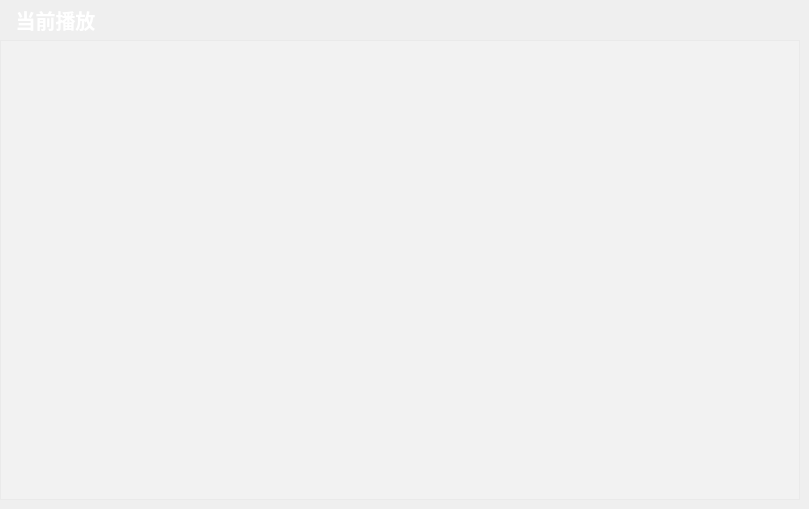
     <widget class="QWidget" name="page_0">
      <widget class="MusicListWidget" name="playListWidget">
       <property name="geometry">
        <rect>
         <x>0</x>
         <y>40</y>
         <width>800</width>
         <height>460</height>
        </rect>
       </property>
       <property name="font">
        <font>
         <weight>75</weight>
         <bold>true</bold>
        </font>
       </property>
       <property name="styleSheet">
        <string notr="true">color: rgb(255, 255, 255);
background-color: rgba(255, 255, 255, 50);
</string>
       </property>
       <property name="horizontalScrollBarPolicy">
        <enum>Qt::ScrollBarAlwaysOff</enum>
       </property>
       <property name="sizeAdjustPolicy">
        <enum>QAbstractScrollArea::AdjustToContentsOnFirstShow</enum>
       </property>
       <property name="selectionMode">
        <enum>QAbstractItemView::SingleSelection</enum>
       </property>
       <property name="isWrapping" stdset="0">
        <bool>false</bool>
       </property>
       <property name="wordWrap">
        <bool>false</bool>
       </property>
       <property name="selectionRectVisible">
        <bool>false</bool>
       </property>
       <property name="sortingEnabled">
        <bool>false</bool>
       </property>
      </widget>
      <widget class="QLabel" name="titleLabel_2">
       <property name="enabled">
        <bool>true</bool>
       </property>
       <property name="geometry">
        <rect>
         <x>0</x>
         <y>0</y>
         <width>111</width>
         <height>40</height>
        </rect>
       </property>
       <property name="font">
        <font>
         <family>Microsoft YaHei UI</family>
         <pointsize>15</pointsize>
         <weight>75</weight>
         <italic>false</italic>
         <bold>true</bold>
        </font>
       </property>
       <property name="styleSheet">
        <string notr="true">color:rgb(255, 255, 255);
</string>
       </property>
       <property name="text">
        <string>当前播放</string>
       </property>
       <property name="alignment">
        <set>Qt::AlignCenter</set>
       </property>
      </widget>
      <widget class="QPushButton" name="btnClear">
       <property name="geometry">
        <rect>
         <x>100</x>
         <y>0</y>
         <width>40</width>
         <height>40</height>
        </rect>
       </property>
       <property name="font">
        <font>
         <family>Microsoft YaHei UI</family>
         <pointsize>10</pointsize>
         <weight>75</weight>
         <bold>true</bold>
        </font>
       </property>
       <property name="cursor">
        <cursorShape>PointingHandCursor</cursorShape>
       </property>
       <property name="toolTip">
        <string>清空当前列表</string>
       </property>
       <property name="styleSheet">
        <string notr="true"/>
       </property>
       <property name="text">
        <string/>
       </property>
       <property name="icon">
        <iconset resource="imagefile.qrc">
         <normaloff>:/image/image/image/clear.png</normaloff>:/image/image/image/clear.png</iconset>
       </property>
       <property name="iconSize">
        <size>
         <width>30</width>
         <height>30</height>
        </size>
       </property>
       <property name="flat">
        <bool>true</bool>
       </property>
      </widget>
     </widget>
